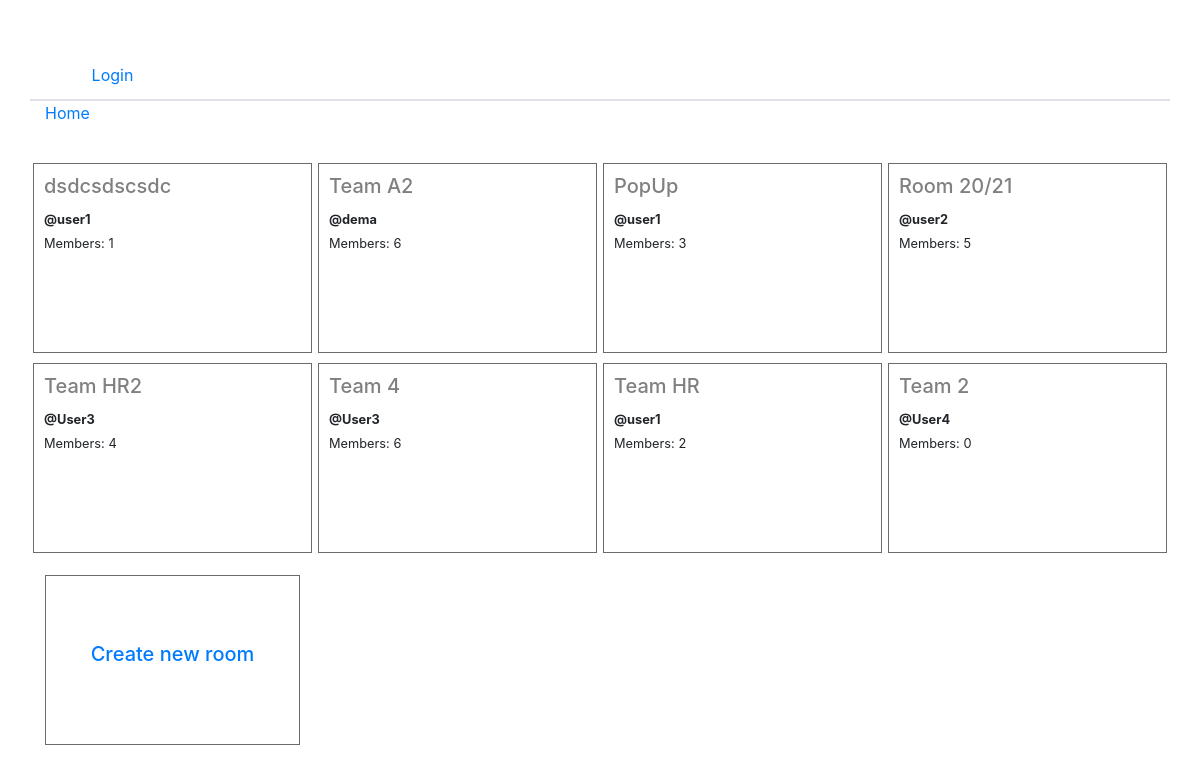
/, run on an earlier commit of the app's database.
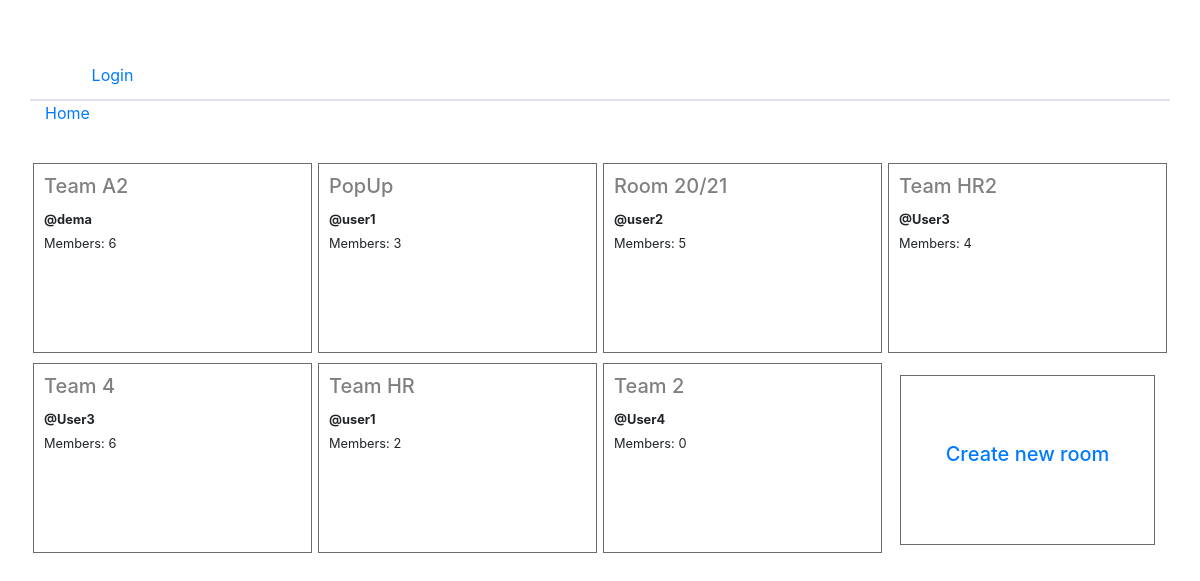
And on a later commit of the database.
### base/models.py (models this page shows, shortened)
class Room(models.Model):
    host = models.ForeignKey(User, on_delete=models.SET_NULL, null=True)
    topic = models.ForeignKey(Topic, on_delete=models.SET_NULL, null=True)
    name = models.CharField(max_length=200)
    description = models.TextField(null=True, blank=True)
    participants = models.ManyToManyField(User, related_name='participants')
    updated = models.DateTimeField(auto_now=True)
    createed = models.DateTimeField(auto_now_add=True)
    class Meta:
        ordering = ['-updated', '-createed']

### base/views.py (the view)
# urls.py: path('', views.home, name='home'),
def home(request):
    form = RoomForm()
    if request.method == 'POST':
        form = RoomForm(request.POST)
        if form.is_valid():
            form.save()
            return redirect('home') #name in the URLs
    topics = Topic.objects.all()
    rooms = Room.objects.all()
    context = {'rooms': rooms, 'topics': topics, 'form': form}
    return render(request, 'base/home.html', context)

### base/models.py (called while the page is built)
    def __str__(self):
        return self.name

### base/templates/base/home.html (shortened to what this page needs)
{% extends 'main.html' %}
{% load static %}
{% load crispy_forms_tags %}
{% block content %}
<div class="container">
    <div class="row">
        {% for room in rooms %}
        <div class="col-lg-3 col-md-6" style="height: 200px; padding: 3px; ">
            <div id="aaa" class=" justify-content-center" style="width: 100%; height: 98%; padding: 10px; background-color: white;">
                <div class="row">
                    <div class="col-12 d-flex align-items-center">
                        <div>
                            <h5><a style="color: grey;" href="{% url 'rooms' room.id %}">{{room.name}}</a></h5>
                            <small style="font-weight: bold;">@{{room.host}}</small>
                            <div class="justify-content-end">
                                <small>Members: {{room.participants.count}}</small>
                            </div>
                        </div>
                    </div>
                </div>
            </div>
        </div>
        {% endfor %}
        <div class="col-lg-3 col-md-6" style="height: 200px; padding: 15px;">
            <div class="d-flex justify-content-center" style="padding: 18px; height: 100%; top: 60%;background-color: white; border: 1px solid #6B6B6B;">
                 <h5 class="mt-5"><a href="" data-toggle="modal" data-target="#modalCreateRoom">Create new room</a></h5>
            </div>
        </div>
    </div>
</div>
{% endblock content %}

### templates/main.html (shortened to what this page needs)
{% load static %}
<!DOCTYPE html>
<html lang="en">
<head>
        <link rel="stylesheet" href="https://stackpath.bootstrapcdn.com/bootstrap/4.1.3/css/bootstrap.min.css">
        <link rel="stylesheet" type="text/css" href="{% static 'css/style.css' %}">
</head>
<body style="background-color: white;">
  <div class="container">
      <div class="row">
          <div class="col-12" style="height: 50px; padding: 0px;">
              <div class="row">
                  <div class="col-2" style="height: 50px;"></div>
                  <div class="col-10" style="height: 50px;"></div>
              </div>
          </div>
          <div class="col-12 border-bottom" style="height: 50px; padding: 0px;">
              <div class="row">
                    <div class="col-2 d-flex flex-row justify-content-center align-items-center" style="height: 50px;">
                        {% if request.user.is_authenticated %}
                            <a href="{% url 'logout' %}">Logout</a>
                        {% else %}
                            <a href="{% url 'login' %}">Login</a>
                        {% endif %}
                    </div>
                    <div class="col-8" style="height: 50px;"></div>
                    <div class="col-2 d-flex flex-row justify-content-center align-items-center" style="height: 50px;">
                    </div>
              </div>
          </div>
          <div class="container">
              <div class="row">
                  <div class="col-12" style="height: 20px;">
                      <div class="row">
                           <div class="col-1 border-top" style="height: 20px;">
                               <a href="{% url 'home' %}">Home</a>
                           </div>
                           <div class="col-11 border-top" style="height: 20px;"></div>
                      </div>
                  </div>
                  <div class="col-12" style="height: 20px;"></div>
                  <div class="col-12" style="height: 20px;"></div>
              </div>
          </div>
      </div>
  </div>
  {% block content %}
  {% endblock content %}
</body>
</html>

### static/css/style.css (style rules this page uses)
#aaa { border: 1px solid #6B6B6B; }

What changed in the data, as far as the page shows it:
removed Room: name "dsdcsdscsdc", host "user1", participants.count "1"
